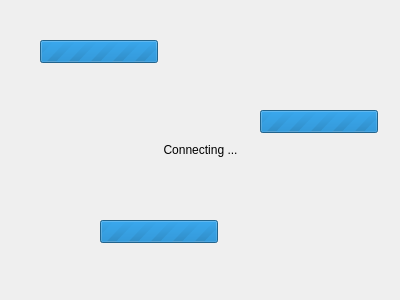
<?xml version="1.0" encoding="UTF-8"?>
<ui version="4.0">
 <class>Dialog</class>
 <widget class="QDialog" name="Dialog">
  <property name="geometry">
   <rect>
    <x>0</x>
    <y>0</y>
    <width>400</width>
    <height>300</height>
   </rect>
  </property>
  <property name="windowTitle">
   <string>Dialog</string>
  </property>
  <widget class="QProgressBar" name="progressBar">
   <property name="geometry">
    <rect>
     <x>40</x>
     <y>40</y>
     <width>118</width>
     <height>23</height>
    </rect>
   </property>
   <property name="maximum">
    <number>0</number>
   </property>
   <property name="value">
    <number>0</number>
   </property>
   <property name="textVisible">
    <bool>false</bool>
   </property>
   <property name="invertedAppearance">
    <bool>false</bool>
   </property>
  </widget>
  <widget class="QProgressBar" name="progressBar_2">
   <property name="geometry">
    <rect>
     <x>260</x>
     <y>110</y>
     <width>118</width>
     <height>23</height>
    </rect>
   </property>
   <property name="maximum">
    <number>0</number>
   </property>
   <property name="value">
    <number>0</number>
   </property>
   <property name="textVisible">
    <bool>false</bool>
   </property>
   <property name="invertedAppearance">
    <bool>false</bool>
   </property>
  </widget>
  <widget class="QProgressBar" name="progressBar_3">
   <property name="geometry">
    <rect>
     <x>100</x>
     <y>220</y>
     <width>118</width>
     <height>23</height>
    </rect>
   </property>
   <property name="maximum">
    <number>0</number>
   </property>
   <property name="value">
    <number>0</number>
   </property>
   <property name="textVisible">
    <bool>false</bool>
   </property>
   <property name="invertedAppearance">
    <bool>false</bool>
   </property>
  </widget>
  <widget class="QLabel" name="message">
   <property name="geometry">
    <rect>
     <x>10</x>
     <y>140</y>
     <width>381</width>
     <height>20</height>
    </rect>
   </property>
   <property name="text">
    <string>Connecting ...</string>
   </property>
   <property name="alignment">
    <set>Qt::AlignCenter</set>
   </property>
  </widget>
 </widget>
 <resources/>
 <connections/>
</ui>
